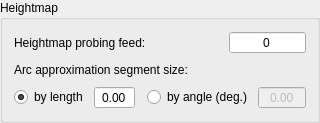
          <widget class="GroupBox" name="groupBox_4">
           <property name="title">
            <string>Heightmap</string>
           </property>
           <layout class="QVBoxLayout" name="verticalLayout_11">
            <item>
             <layout class="QGridLayout" name="gridLayout_9" columnstretch="0,1,1">
              <item row="3" column="0">
               <widget class="QLabel" name="label_38">
                <property name="text">
                 <string>Heightmap probing feed:</string>
                </property>
               </widget>
              </item>
              <item row="3" column="1">
               <spacer name="horizontalSpacer_8">
                <property name="orientation">
                 <enum>Qt::Horizontal</enum>
                </property>
                <property name="sizeHint" stdset="0">
                 <size>
                  <width>40</width>
                  <height>20</height>
                 </size>
                </property>
               </spacer>
              </item>
              <item row="3" column="2">
               <widget class="QSpinBox" name="txtHeightMapProbingFeed">
                <property name="font">
                 <font>
                  <pointsize>9</pointsize>
                 </font>
                </property>
                <property name="alignment">
                 <set>Qt::AlignCenter</set>
                </property>
                <property name="buttonSymbols">
                 <enum>QAbstractSpinBox::NoButtons</enum>
                </property>
                <property name="maximum">
                 <number>99999</number>
                </property>
               </widget>
              </item>
             </layout>
            </item>
            <item>
             <layout class="QHBoxLayout" name="horizontalLayout_14">
              <item>
               <widget class="QLabel" name="label_33">
                <property name="text">
                 <string>Arc approximation segment size:</string>
                </property>
               </widget>
              </item>
              <item>
               <spacer name="horizontalSpacer_17">
                <property name="orientation">
                 <enum>Qt::Horizontal</enum>
                </property>
                <property name="sizeHint" stdset="0">
                 <size>
                  <width>0</width>
                  <height>20</height>
                 </size>
                </property>
               </spacer>
              </item>
             </layout>
            </item>
            <item>
             <layout class="QGridLayout" name="gridLayout_10">
              <item row="0" column="0">
               <widget class="QRadioButton" name="radArcLengthMode_2">
                <property name="text">
                 <string>by length</string>
                </property>
                <property name="checked">
                 <bool>true</bool>
                </property>
               </widget>
              </item>
              <item row="0" column="2">
               <spacer name="horizontalSpacer_16">
                <property name="orientation">
                 <enum>Qt::Horizontal</enum>
                </property>
                <property name="sizeType">
                 <enum>QSizePolicy::Fixed</enum>
                </property>
                <property name="sizeHint" stdset="0">
                 <size>
                  <width>6</width>
                  <height>20</height>
                 </size>
                </property>
               </spacer>
              </item>
              <item row="0" column="1">
               <widget class="QDoubleSpinBox" name="txtArcLength_2">
                <property name="enabled">
                 <bool>true</bool>
                </property>
                <property name="alignment">
                 <set>Qt::AlignCenter</set>
                </property>
                <property name="buttonSymbols">
                 <enum>QAbstractSpinBox::NoButtons</enum>
                </property>
                <property name="decimals">
                 <number>2</number>
                </property>
                <property name="maximum">
                 <double>99.000000000000000</double>
                </property>
               </widget>
              </item>
              <item row="0" column="3">
               <widget class="QRadioButton" name="radArcDegreeMode_2">
                <property name="text">
                 <string>by angle (deg.)</string>
                </property>
               </widget>
              </item>
              <item row="0" column="4">
               <widget class="QDoubleSpinBox" name="txtArcDegree_2">
                <property name="enabled">
                 <bool>false</bool>
                </property>
                <property name="alignment">
                 <set>Qt::AlignCenter</set>
                </property>
                <property name="buttonSymbols">
                 <enum>QAbstractSpinBox::NoButtons</enum>
                </property>
                <property name="decimals">
                 <number>2</number>
                </property>
                <property name="maximum">
                 <double>180.000000000000000</double>
                </property>
               </widget>
              </item>
             </layout>
            </item>
           </layout>
          </widget>
